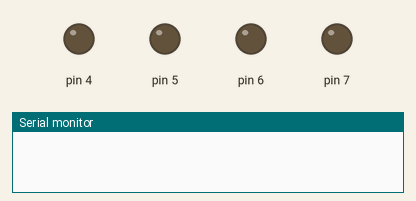
Recording of a sketch running on a simulated Arduino Uno, built with avr-gcc and run on an emulated ATmega328P. Parts: output pins drawn as LEDs (lit = HIGH), the last lines printed to the serial monitor.

Above: at 0.17 s.
At 2.9 s:
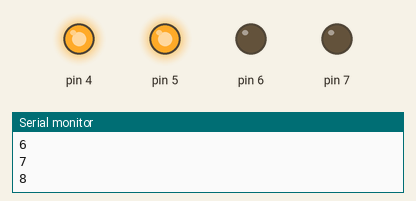
At 5.3 s:
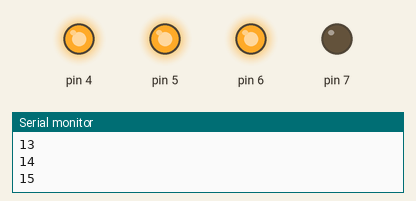
At 7.8 s:
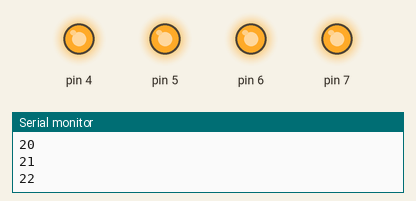
Timing chart, 0 to 9.3 s (numbered marks = the images above):
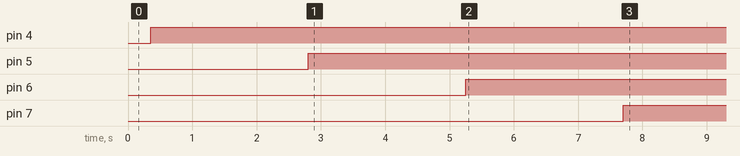

The sketch:

led_test_1.ino
```cpp
int count = 0;
int led[4];
int i=0;
int j = 4;


void setup() {
  Serial.begin(9600);
  while(i<4)
{
  led[i++] = j;
  j++;
}
  pinMode(led[0], OUTPUT);
  pinMode(led[1], OUTPUT);
  pinMode(led[2], OUTPUT);
  pinMode(led[3], OUTPUT);
}

void loop() {

  if(count==0)
 {
  digitalWrite(led[0], LOW);
  digitalWrite(led[1], LOW);
  digitalWrite(led[2], LOW);
  digitalWrite(led[3], LOW);
 }
 else if(count>0 && count<=7)
 {
  digitalWrite(led[0], HIGH);
  digitalWrite(led[1], LOW);
  digitalWrite(led[2], LOW);
  digitalWrite(led[3], LOW);
 }
 else if(count>7 && count<=14)
 {

  digitalWrite(led[0], HIGH);
  digitalWrite(led[1], HIGH);
  digitalWrite(led[2], LOW);
  digitalWrite(led[3], LOW);
 }

 else if(count>14 && count<=21)
 {

  digitalWrite(led[0], HIGH);
  digitalWrite(led[1], HIGH);
  digitalWrite(led[2], HIGH);
  digitalWrite(led[3], LOW);
 }

 else if(count>21 && count<=28)
 {

  digitalWrite(led[0], HIGH);
  digitalWrite(led[1], HIGH);
  digitalWrite(led[2], HIGH);
  digitalWrite(led[3], HIGH);
 }

count ++;
delay(350);


Serial.println(count);
}
```

Measured:
- by itself, pin 4: LOW → HIGH at 0.35 s
- by itself, pin 5: LOW → HIGH at 2.8 s
- by itself, pin 6: LOW → HIGH at 5.3 s
- by itself, pin 7: LOW → HIGH at 7.7 s
